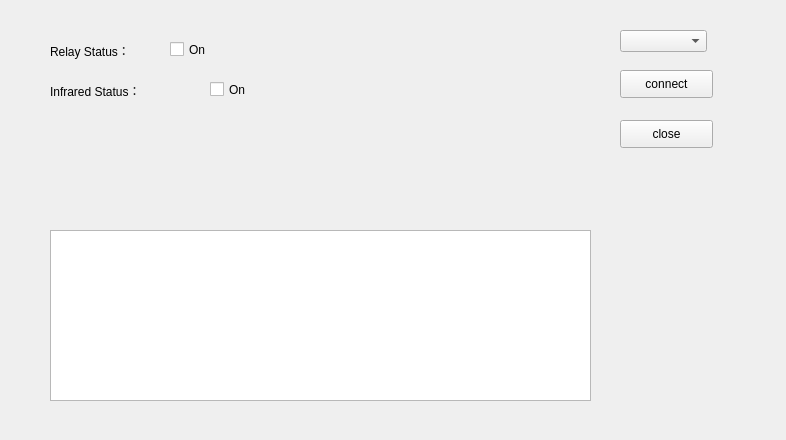
<?xml version="1.0" encoding="UTF-8"?>
<ui version="4.0">
 <class>Widget</class>
 <widget class="QWidget" name="Widget">
  <property name="geometry">
   <rect>
    <x>0</x>
    <y>0</y>
    <width>786</width>
    <height>440</height>
   </rect>
  </property>
  <property name="windowTitle">
   <string>Widget</string>
  </property>
  <widget class="QPushButton" name="pushButton_connect">
   <property name="geometry">
    <rect>
     <x>620</x>
     <y>70</y>
     <width>93</width>
     <height>28</height>
    </rect>
   </property>
   <property name="text">
    <string>connect</string>
   </property>
  </widget>
  <widget class="QComboBox" name="comboBox">
   <property name="geometry">
    <rect>
     <x>620</x>
     <y>30</y>
     <width>87</width>
     <height>22</height>
    </rect>
   </property>
  </widget>
  <widget class="QPushButton" name="pushButton_close">
   <property name="geometry">
    <rect>
     <x>620</x>
     <y>120</y>
     <width>93</width>
     <height>28</height>
    </rect>
   </property>
   <property name="text">
    <string>close</string>
   </property>
  </widget>
  <widget class="QTextEdit" name="textEdit">
   <property name="geometry">
    <rect>
     <x>50</x>
     <y>230</y>
     <width>541</width>
     <height>171</height>
    </rect>
   </property>
  </widget>
  <widget class="QCheckBox" name="checkBox">
   <property name="geometry">
    <rect>
     <x>170</x>
     <y>40</y>
     <width>91</width>
     <height>19</height>
    </rect>
   </property>
   <property name="text">
    <string>On</string>
   </property>
  </widget>
  <widget class="QLabel" name="label">
   <property name="geometry">
    <rect>
     <x>50</x>
     <y>40</y>
     <width>111</width>
     <height>21</height>
    </rect>
   </property>
   <property name="text">
    <string>Relay Status：</string>
   </property>
  </widget>
  <widget class="QLabel" name="label_2">
   <property name="geometry">
    <rect>
     <x>50</x>
     <y>80</y>
     <width>141</width>
     <height>21</height>
    </rect>
   </property>
   <property name="text">
    <string>Infrared Status：</string>
   </property>
  </widget>
  <widget class="QCheckBox" name="checkBox_2">
   <property name="geometry">
    <rect>
     <x>210</x>
     <y>80</y>
     <width>91</width>
     <height>19</height>
    </rect>
   </property>
   <property name="text">
    <string>On</string>
   </property>
  </widget>
 </widget>
 <layoutdefault spacing="6" margin="11"/>
 <resources/>
 <connections/>
</ui>
